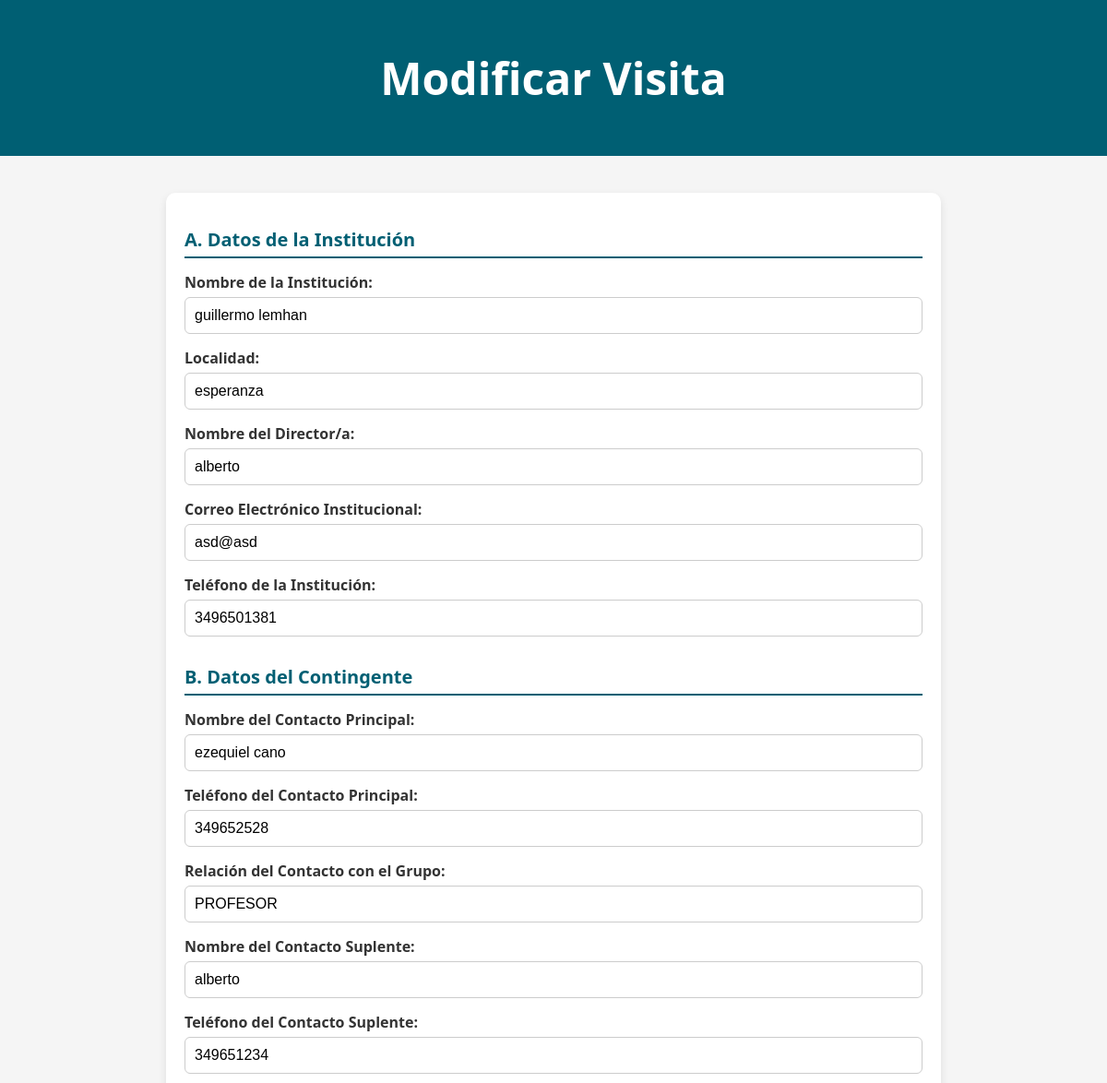
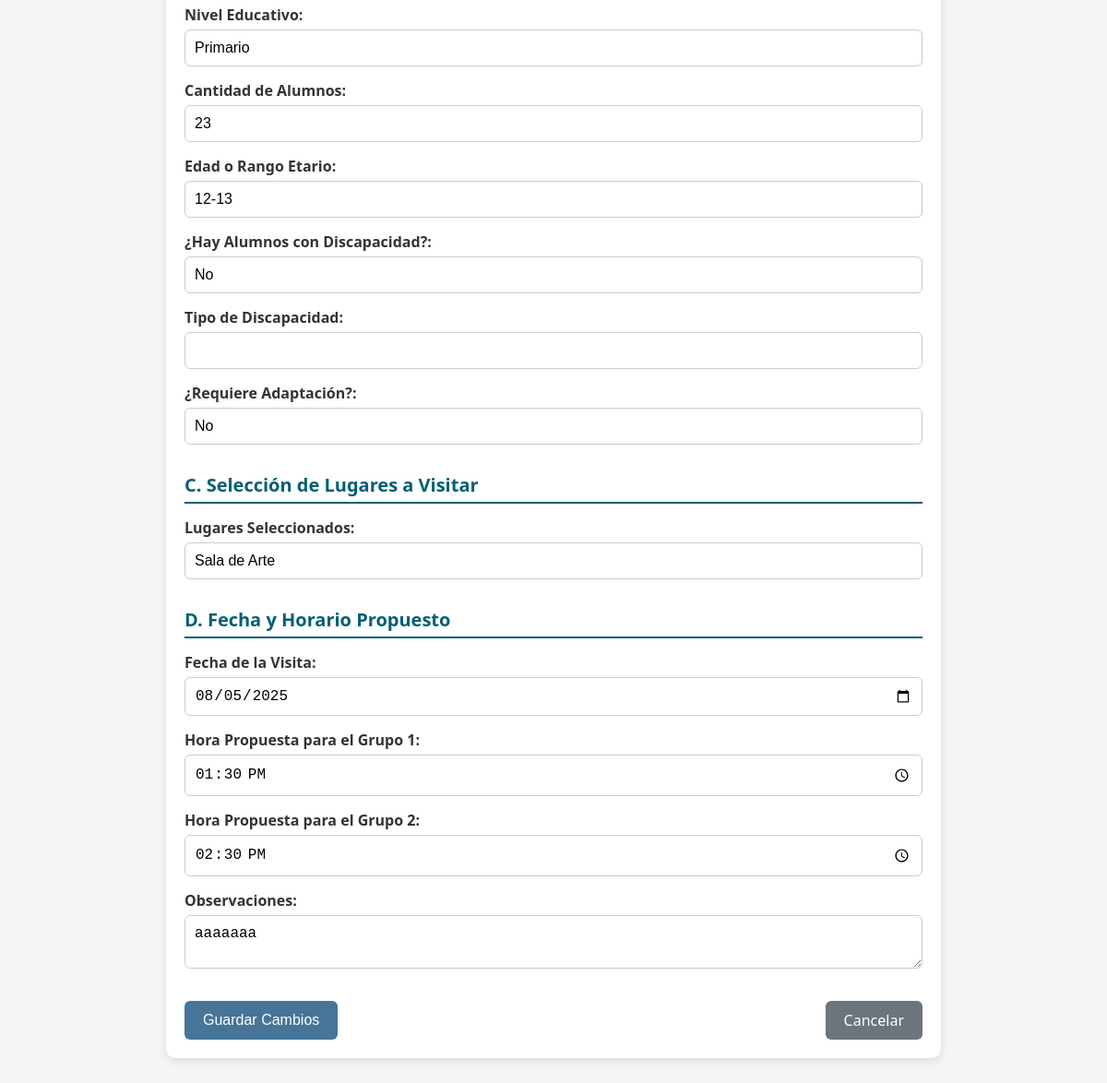
Page /modificar_visita/3 on the committed database (2 pictures, top to bottom).
### app.py (models this page shows)
class SolicitudVisita(db.Model):
    id = db.Column(db.Integer, primary_key=True)
    nombre_institucion = db.Column(db.String(100), nullable=False)
    localidad = db.Column(db.String(100), nullable=False)
    director = db.Column(db.String(100), nullable=False)
    correo_institucional = db.Column(db.String(100), nullable=False)
    telefono_institucion = db.Column(db.String(20), nullable=False)
    contacto_principal = db.Column(db.String(100), nullable=False)
    telefono_contacto_principal = db.Column(db.String(20), nullable=False)
    relacion_contacto = db.Column(db.String(50), nullable=False)
    contacto_suplente = db.Column(db.String(100), nullable=True)
    telefono_contacto_suplente = db.Column(db.String(20), nullable=True)
    nivel_educativo = db.Column(db.String(50), nullable=False)
    cantidad_alumnos = db.Column(db.Integer, nullable=False)
    edad_alumnos = db.Column(db.String(50), nullable=False)
    discapacidad = db.Column(db.String(10), nullable=False)
    tipo_discapacidad = db.Column(db.String(100), nullable=True)
    adaptacion = db.Column(db.String(10), nullable=True)
    lugares = db.Column(db.Text, nullable=False)
    fecha_visita = db.Column(db.String(10), nullable=False)
    hora_grupo1 = db.Column(db.String(5), nullable=True)
    hora_grupo2 = db.Column(db.String(5), nullable=True)
    observaciones = db.Column(db.Text, nullable=True)
    estado = db.Column(db.String(20), default="Pendiente")  # Estado de la visita

### app.py (the view, shortened to what this page needs)
@app.route('/modificar_visita/<int:id>', methods=['GET', 'POST'])
def modificar_visita(id):
    visita = SolicitudVisita.query.get_or_404(id)  # Buscar la visita por ID
    return render_template('modificar_visita.html', visita=visita)

### Templates/modificar_visita.html (shortened to what this page needs)
<!DOCTYPE html>
<html lang="es">
<head>
    <link rel="stylesheet" href="{{ url_for('static', filename='css/modificar_visita.css') }}">
</head>
<body>
    <div class="header">
        <h1>Modificar Visita</h1>
    </div>
    <div class="container">
        <form action="/modificar_visita/{{ visita.id }}" method="POST" class="form-modificar">
            <div class="section">
                <h2>A. Datos de la Institución</h2>
                <div class="form-group">
                    <label for="nombre_institucion">Nombre de la Institución:</label>
                    <input type="text" id="nombre_institucion" name="nombre_institucion" value="{{ visita.nombre_institucion }}" required>
                </div>
                <div class="form-group">
                    <label for="localidad">Localidad:</label>
                    <input type="text" id="localidad" name="localidad" value="{{ visita.localidad }}" required>
                </div>
                <div class="form-group">
                    <label for="director">Nombre del Director/a:</label>
                    <input type="text" id="director" name="director" value="{{ visita.director }}" required>
                </div>
                <div class="form-group">
                    <label for="correo_institucional">Correo Electrónico Institucional:</label>
                    <input type="email" id="correo_institucional" name="correo_institucional" value="{{ visita.correo_institucional }}" required>
                </div>
                <div class="form-group">
                    <label for="telefono_institucion">Teléfono de la Institución:</label>
                    <input type="tel" id="telefono_institucion" name="telefono_institucion" value="{{ visita.telefono_institucion }}" required>
                </div>
            </div>
            <div class="section">
                <h2>B. Datos del Contingente</h2>
                <div class="form-group">
                    <label for="contacto_principal">Nombre del Contacto Principal:</label>
                    <input type="text" id="contacto_principal" name="contacto_principal" value="{{ visita.contacto_principal }}" required>
                </div>
                <div class="form-group">
                    <label for="telefono_contacto_principal">Teléfono del Contacto Principal:</label>
                    <input type="tel" id="telefono_contacto_principal" name="telefono_contacto_principal" value="{{ visita.telefono_contacto_principal }}" required>
                </div>
                <div class="form-group">
                    <label for="relacion_contacto">Relación del Contacto con el Grupo:</label>
                    <input type="text" id="relacion_contacto" name="relacion_contacto" value="{{ visita.relacion_contacto }}" required>
                </div>
                <div class="form-group">
                    <label for="contacto_suplente">Nombre del Contacto Suplente:</label>
                    <input type="text" id="contacto_suplente" name="contacto_suplente" value="{{ visita.contacto_suplente }}">
                </div>
                <div class="form-group">
                    <label for="telefono_contacto_suplente">Teléfono del Contacto Suplente:</label>
                    <input type="tel" id="telefono_contacto_suplente" name="telefono_contacto_suplente" value="{{ visita.telefono_contacto_suplente }}">
                </div>
                <div class="form-group">
                    <label for="nivel_educativo">Nivel Educativo:</label>
                    <input type="text" id="nivel_educativo" name="nivel_educativo" value="{{ visita.nivel_educativo }}" required>
                </div>
                <div class="form-group">
                    <label for="cantidad_alumnos">Cantidad de Alumnos:</label>
                    <input type="number" id="cantidad_alumnos" name="cantidad_alumnos" value="{{ visita.cantidad_alumnos }}" required>
                </div>
                <div class="form-group">
                    <label for="edad_alumnos">Edad o Rango Etario:</label>
                    <input type="text" id="edad_alumnos" name="edad_alumnos" value="{{ visita.edad_alumnos }}" required>
                </div>
                <div class="form-group">
                    <label for="discapacidad">¿Hay Alumnos con Discapacidad?:</label>
                    <input type="text" id="discapacidad" name="discapacidad" value="{{ visita.discapacidad }}" required>
                </div>
                <div class="form-group">
                    <label for="tipo_discapacidad">Tipo de Discapacidad:</label>
                    <input type="text" id="tipo_discapacidad" name="tipo_discapacidad" value="{{ visita.tipo_discapacidad }}">
                </div>
                <div class="form-group">
                    <label for="adaptacion">¿Requiere Adaptación?:</label>
                    <input type="text" id="adaptacion" name="adaptacion" value="{{ visita.adaptacion }}">
                </div>
            </div>
            <div class="section">
                <h2>C. Selección de Lugares a Visitar</h2>
                <div class="form-group">
                    <label for="lugares">Lugares Seleccionados:</label>
                    <input type="text" id="lugares" name="lugares[]" value="{{ visita.lugares }}">
                </div>
            </div>
            <div class="section">
                <h2>D. Fecha y Horario Propuesto</h2>
                <div class="form-group">
                    <label for="fecha_visita">Fecha de la Visita:</label>
                    <input type="date" id="fecha_visita" name="fecha_visita" value="{{ visita.fecha_visita }}" required>
                </div>
                <div class="form-group">
                    <label for="hora_grupo1">Hora Propuesta para el Grupo 1:</label>
                    <input type="time" id="hora_grupo1" name="hora_grupo1" value="{{ visita.hora_grupo1 }}">
                </div>
                <div class="form-group">
                    <label for="hora_grupo2">Hora Propuesta para el Grupo 2:</label>
                    <input type="time" id="hora_grupo2" name="hora_grupo2" value="{{ visita.hora_grupo2 }}">
                </div>
                <div class="form-group">
                    <label for="observaciones">Observaciones:</label>
                    <textarea id="observaciones" name="observaciones">{{ visita.observaciones }}</textarea>
                </div>
            </div>
            <div class="botones">
                <button type="submit" class="boton-guardar">Guardar Cambios</button>
                <a href="{{ url_for('consultar_visitas') }}" class="boton-cancelar">Cancelar</a>
            </div>
        </form>
    </div>
</body>
</html>

### static/css/modificar_visita.css (style rules this page uses)
body { font-family: 'Segoe UI', Tahoma, Geneva, Verdana, sans-serif; background-color: #f5f5f5; margin: 0; padding: 0; color: #333; }
.header { background-color: #005f73; color: white; text-align: center; padding: 20px; font-size: 24px; font-weight: bold; }
.container { max-width: 800px; margin: 40px auto; padding: 20px; background-color: #ffffff; border-radius: 10px; box-shadow: 0 4px 10px rgba(0, 0, 0, 0.1); }
.section { margin-bottom: 30px; }
.section h2 { font-size: 20px; color: #005f73; margin-bottom: 15px; border-bottom: 2px solid #005f73; padding-bottom: 5px; }
.form-group { margin-bottom: 15px; }
.form-group label { font-weight: bold; margin-bottom: 5px; display: block; }
.form-group input, .form-group select, .form-group textarea { width: 100%; padding: 10px; border: 1px solid #ccc; border-radius: 6px; font-size: 16px; box-sizing: border-box; }
.form-group textarea { resize: vertical; }
.botones { display: flex; justify-content: space-between; margin-top: 20px; }
.boton-guardar { background-color: #467599; color: white; padding: 10px 20px; border: none; border-radius: 6px; font-size: 16px; cursor: pointer; transition: background-color 0.3s ease; }
.boton-cancelar { text-decoration: none; background-color: #6c757d; color: white; padding: 10px 20px; border-radius: 6px; font-size: 16px; transition: background-color 0.3s ease; }

### rows in the picture
SolicitudVisita: nombre_institucion "guillermo lemhan", localidad "esperanza", director "alberto", correo_institucional "asd@asd", telefono_institucion "3496501381", contacto_principal "ezequiel cano", telefono_contacto_principal "349652528", relacion_contacto "PROFESOR", contacto_suplente "alberto", telefono_contacto_suplente "349651234", nivel_educativo "Primario", cantidad_alumnos "23", edad_alumnos "12-13", discapacidad "No", adaptacion "No", lugares "Sala de Arte", fecha_visita "08/05/2025", hora_grupo1 "13:30", hora_grupo2 "14:30", observaciones "aaaaaaa"
